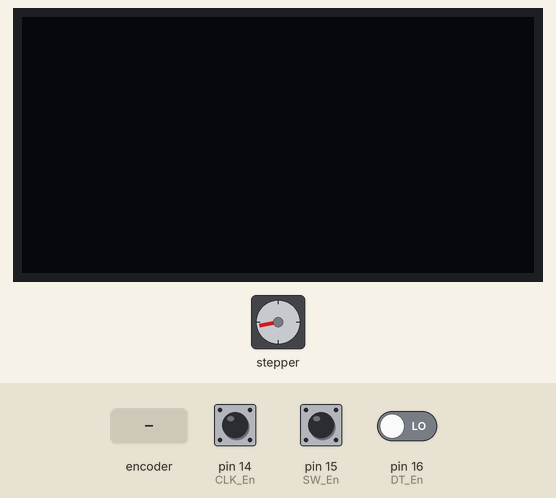
The sketch below on a simulated Arduino Uno, built with avr-gcc and run on an emulated ATmega328P. Parts: stepper motor, 128×64 one-colour display. Wiring (inferred from the names in the program): stepper motor driver (200 steps per turn assumed): step pin 13; direction pin 12. Inputs (shaded band) come from the test bench; at power-on: pin 15 (SW_En) HIGH, pin 14 (CLK_En) HIGH, pin 16 (DT_En) LOW.

Above: at 3.2 s.
3.3 s: pin 15 (SW_En) pulled LOW for 0.15 s
At 3.71 s:
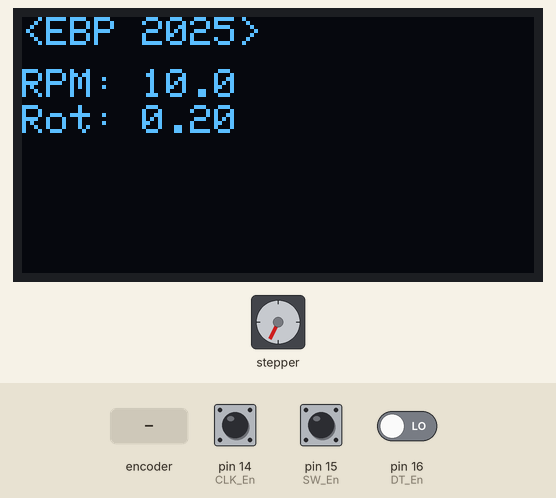
4.0 s: pin 15 (SW_En) pulled LOW for 0.15 s
At 4.32 s:
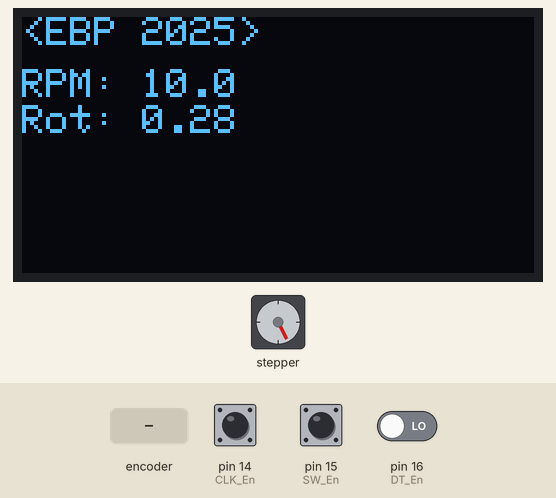
4.7 s: rotary encoder on pin 14 (CLK_En) / pin 16 (DT_En) turned 1 step (first pin leading)
At 4.92 s:
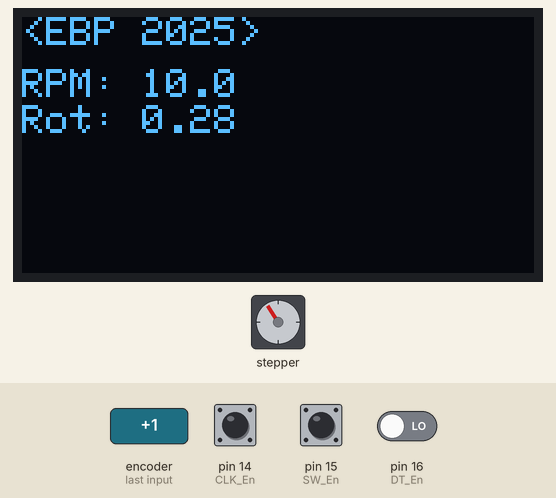
Timing chart, 0 to 17.6 s (numbered marks = the images above; inputs shaded):
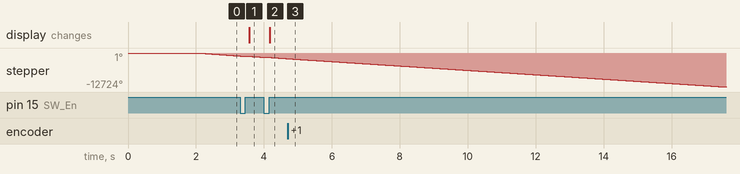

Measured:
- after the input at 3.3 s, the display: changes after 0.27 s (image 1)
- after the input at 4.0 s, the display: changes after 0.17 s (image 2)

The sketch:

PAI_wemos-d1-mini_FillaRoller.ino
```cpp
#include <Arduino.h>
#include <SPI.h>
#include <Wire.h>
#include <Adafruit_GFX.h>
#include <Adafruit_SSD1306.h>

// Pin Definitions
#define dirPin 12       // Stepper direction pin
#define stepPin 13      // Stepper step pin
#define CLK_En 14       // Encoder CLK pin
#define DT_En 16        // Encoder DT pin
#define SW_En 15        // Encoder switch pin

// OLED Display
#define OLED_RESET 0
Adafruit_SSD1306 display(OLED_RESET);

// Variables
int currentStateCLK, lastStateCLK;
unsigned long lastButtonPress = 0;
float rpm = 10;                // Initial RPM value
unsigned long stepDelay = 9;   // Delay between steps (calculated from RPM)
unsigned long stepsPerRevolution = 200 * 16; // Steps per revolution (200 steps/rev * 16 microsteps)
float totalRotations = 0;      // Total rotations completed

void encoder() {
  currentStateCLK = digitalRead(CLK_En);
  if (currentStateCLK != lastStateCLK && currentStateCLK == 1) {
    if (digitalRead(DT_En) != currentStateCLK) {
      rpm -= 1; // Decrease RPM
    } else {
      rpm += 1; // Increase RPM
    }
    // Constrain RPM to a reasonable range
    rpm = constrain(rpm, 1, 100);
  }
  lastStateCLK = currentStateCLK;

  // Update display only when the encoder button is pressed
  int btnState = digitalRead(SW_En);
  if (btnState == LOW) { // Debounce delay
    dataShow(); // Update the display
    //lastButtonPress = millis();
  }
}

void dataShow() {
  display.clearDisplay();
  display.setTextSize(1);
  display.setTextColor(WHITE);
  display.setCursor(0, 0);
  display.println("<EBP 2025>");

  // Display RPM
  display.setCursor(0, 13);
  display.print("RPM: ");
  display.print(rpm, 1);

  // Display Total Rotations
  display.setCursor(0, 22);
  display.print("Rot: ");
  display.print(totalRotations, 2); // Display rotations with 2 decimal places

  display.display();
}

void setup() {
  Serial.begin(9600);

  // Initialize OLED display
  display.begin(SSD1306_SWITCHCAPVCC, 0x3C);
  display.clearDisplay();
  display.display();

  // Initialize stepper pins
  pinMode(stepPin, OUTPUT);
  pinMode(dirPin, OUTPUT);
  digitalWrite(dirPin, LOW); // Set direction (LOW = forward)

  // Initialize encoder pins
  pinMode(CLK_En, INPUT);
  pinMode(DT_En, INPUT);
  pinMode(SW_En, INPUT_PULLUP);
  lastStateCLK = digitalRead(CLK_En);

  delay(2000);
}

void loop() {
  // Update RPM based on encoder input
  encoder();

  // Calculate step delay based on RPM
  stepDelay = 60000000 / (stepsPerRevolution * rpm); // Delay in microseconds

  // Step the motor
  digitalWrite(stepPin, HIGH);
  delayMicroseconds(stepDelay / 2); // Half the delay for HIGH
  digitalWrite(stepPin, LOW);
  delayMicroseconds(stepDelay / 2); // Half the delay for LOW

  // Update total rotations
  totalRotations += 1.0 / stepsPerRevolution;
}
```
